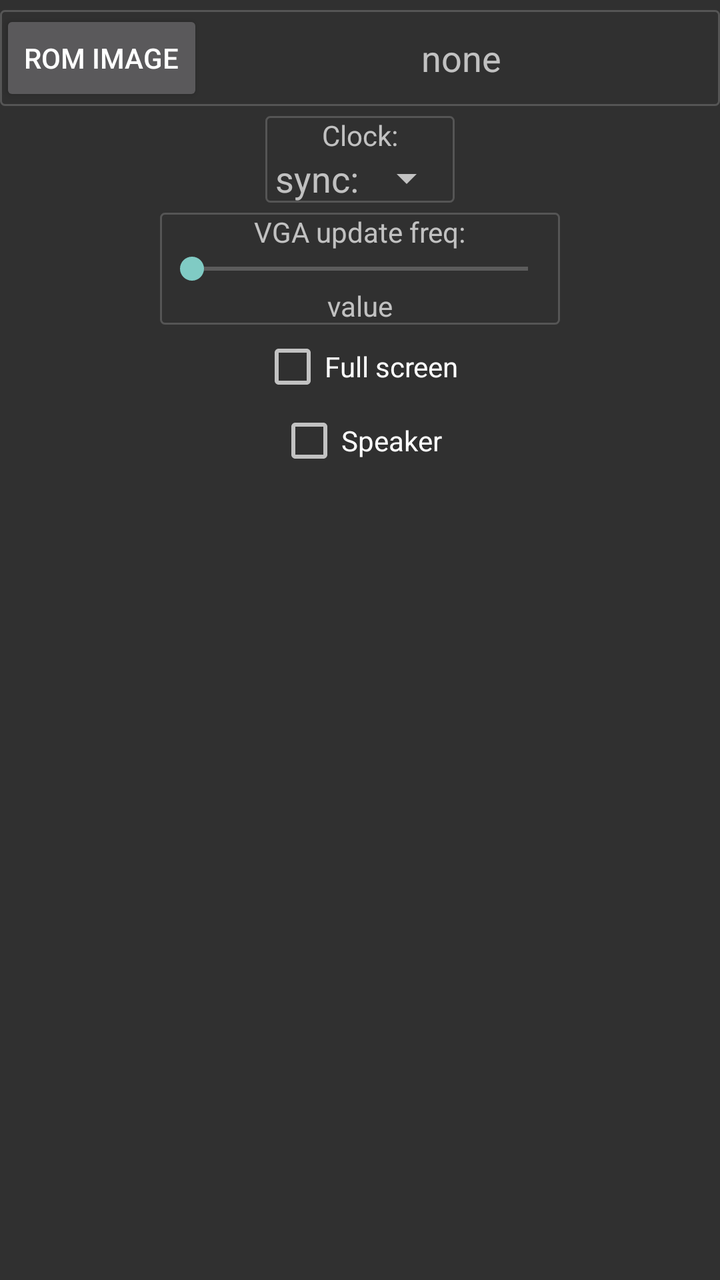
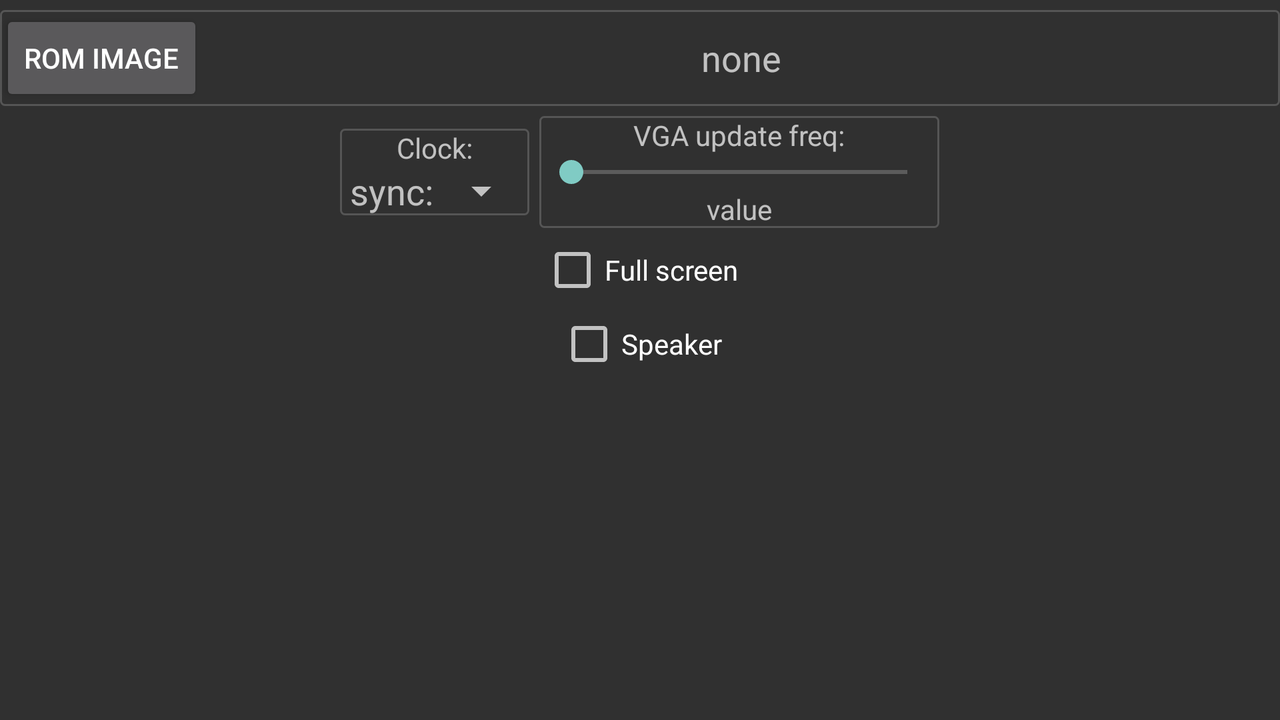

First picture: res/layout/ on a phone held upright. Second picture: the repository's own variant of that layout, on a device whose configuration matches the variant's folder. Source for both follows.
<!-- AndroidManifest.xml: application theme AppTheme -->
<!-- res/layout/fragment_misc.xml -->
<?xml version="1.0" encoding="utf-8"?>
<ScrollView xmlns:android="http://schemas.android.com/apk/res/android"
    android:layout_width="fill_parent"
    android:layout_height="fill_parent"
    android:gravity="center_horizontal"
    android:orientation="vertical">

    <LinearLayout
        android:layout_width="match_parent"
        android:layout_height="match_parent"
        android:gravity="center"
        android:orientation="vertical">

        <LinearLayout
            android:id="@+id/romSelectionLayout"
            android:layout_width="match_parent"
            android:layout_height="wrap_content"
            android:layout_marginTop="5dp"
            android:background="@drawable/my_border"
            android:gravity="center_vertical|center_horizontal"
            android:orientation="horizontal">

            <Button
                android:id="@+id/miscButtonRomImage"
                style="?android:attr/buttonStyleSmall"
                android:layout_width="wrap_content"
                android:layout_height="wrap_content"
                android:text="@string/rom_image" />

            <TextView
                android:id="@+id/miscTextViewRomImage"
                android:layout_width="match_parent"
                android:layout_height="wrap_content"
                android:layout_marginLeft="10dp"
                android:layout_marginRight="10dp"
                android:gravity="center"
                android:text="@string/none"
                android:textAppearance="?android:attr/textAppearanceMedium" />

        </LinearLayout>

        <LinearLayout
            android:id="@+id/vgaRomSelectionLayout"
            android:layout_width="wrap_content"
            android:layout_height="0dp"
            android:gravity="center_vertical|center_horizontal"
            android:orientation="horizontal"
            android:visibility="invisible">

            <Button
                android:id="@+id/miscButtonVgaRomImage"
                style="?android:attr/buttonStyleSmall"
                android:layout_width="wrap_content"
                android:layout_height="wrap_content"
                android:text="@string/vga_rom_image" />

            <TextView
                android:id="@+id/miscTextViewVgaRomImage"
                android:layout_width="wrap_content"
                android:layout_height="wrap_content"
                android:layout_marginLeft="10dp"
                android:text="@string/none"
                android:textAppearance="?android:attr/textAppearanceMedium" />

        </LinearLayout>

        <LinearLayout
            android:layout_width="wrap_content"
            android:layout_height="wrap_content"
            android:layout_marginTop="5dp"
            android:background="@drawable/my_border"
            android:gravity="center_vertical|center_horizontal"
            android:orientation="vertical">

            <TextView
                android:layout_width="wrap_content"
                android:layout_height="wrap_content"
                android:text="@string/clock" />

            <LinearLayout
                android:layout_width="wrap_content"
                android:layout_height="wrap_content"
                android:gravity="center_vertical|center_horizontal"
                android:orientation="horizontal">

                <TextView
                    android:layout_width="wrap_content"
                    android:layout_height="wrap_content"
                    android:layout_marginLeft="5dp"
                    android:text="@string/sync"
                    android:textAppearance="?android:attr/textAppearanceMedium" />

                <Spinner
                    android:id="@+id/miscSpinnerClockSync"
                    android:layout_width="wrap_content"
                    android:layout_height="wrap_content"
                    android:padding="0dp" />

            </LinearLayout>

        </LinearLayout>

        <LinearLayout
            android:id="@+id/vgaUpdateFreqLayout"
            android:layout_width="200dp"
            android:layout_height="wrap_content"
            android:layout_marginTop="5dp"
            android:background="@drawable/my_border"
            android:gravity="center_horizontal"
            android:orientation="vertical">

            <TextView
                android:layout_width="wrap_content"
                android:layout_height="wrap_content"
                android:text="@string/vga_update_freq" />

            <SeekBar
                android:id="@+id/miscSeekBarVgaUpdateFreq"
                android:layout_width="match_parent"
                android:layout_height="wrap_content"
                android:max="15" />

            <TextView
                android:id="@+id/miscTextViewVgaUpdateFreq"
                android:layout_width="wrap_content"
                android:layout_height="wrap_content"
                android:text="@string/value" />

        </LinearLayout>

        <CheckBox
            android:id="@+id/miscCheckBoxFullscreen"
            android:layout_width="wrap_content"
            android:layout_height="wrap_content"
            android:layout_marginTop="5dp"
            android:text="@string/full_screen" />

        <CheckBox
            android:id="@+id/miscCheckBoxSpeaker"
            android:layout_width="wrap_content"
            android:layout_height="wrap_content"
            android:layout_marginTop="5dp"
            android:text="@string/speaker" />

    </LinearLayout>

</ScrollView>
<!-- resources referenced by this layout -->
<resources>
  <!-- drawable my_border (drawable-xxhdpi) -->
  <?xml version="1.0" encoding="utf-8"?>
  <shape xmlns:android="http://schemas.android.com/apk/res/android"
      android:shape="rectangle" >
  
      
      <stroke
          android:width="1dp"
          android:color="#555555" >
      </stroke>
  
      
      <corners
          android:radius="2dp"   >
      </corners>
  
  </shape>
  <string name="clock">Clock:</string>
  <string name="full_screen">Full screen</string>
  <string name="none">none</string>
  <string name="rom_image">rom image</string>
  <string name="speaker">Speaker</string>
  <string name="sync">sync:</string>
  <string name="value">value</string>
  <string name="vga_rom_image">vga rom image</string>
  <string name="vga_update_freq">VGA update freq:</string>
  <style name="AppTheme" parent="@style/Theme.AppCompat.NoActionBar">
  	</style>
</resources>
<!-- res/layout-land/fragment_misc.xml (the repository's variant of the layout above) -->
<!-- drawn on the phone turned sideways -->
<?xml version="1.0" encoding="utf-8"?>
<ScrollView xmlns:android="http://schemas.android.com/apk/res/android"
    android:layout_width="fill_parent"
    android:layout_height="fill_parent"
    android:gravity="center_horizontal"
    android:orientation="vertical">

    <LinearLayout
        android:layout_width="match_parent"
        android:layout_height="match_parent"
        android:gravity="center"
        android:orientation="vertical">

        <LinearLayout
            android:id="@+id/romSelectionLayout"
            android:layout_width="match_parent"
            android:layout_height="wrap_content"
            android:layout_marginTop="5dp"
            android:background="@drawable/my_border"
            android:gravity="center_vertical|center_horizontal"
            android:orientation="horizontal">

            <Button
                android:id="@+id/miscButtonRomImage"
                style="?android:attr/buttonStyleSmall"
                android:layout_width="wrap_content"
                android:layout_height="wrap_content"
                android:text="@string/rom_image" />

            <TextView
                android:id="@+id/miscTextViewRomImage"
                android:layout_width="match_parent"
                android:layout_height="wrap_content"
                android:layout_marginLeft="10dp"
                android:layout_marginRight="10dp"
                android:gravity="center"
                android:text="@string/none"
                android:textAppearance="?android:attr/textAppearanceMedium" />

        </LinearLayout>

        <LinearLayout
            android:id="@+id/vgaRomSelectionLayout"
            android:layout_width="wrap_content"
            android:layout_height="0dp"
            android:gravity="center_vertical|center_horizontal"
            android:orientation="horizontal"
            android:visibility="invisible">

            <Button
                android:id="@+id/miscButtonVgaRomImage"
                style="?android:attr/buttonStyleSmall"
                android:layout_width="wrap_content"
                android:layout_height="wrap_content"
                android:text="@string/vga_rom_image" />

            <TextView
                android:id="@+id/miscTextViewVgaRomImage"
                android:layout_width="wrap_content"
                android:layout_height="wrap_content"
                android:layout_marginLeft="10dp"
                android:text="@string/none"
                android:textAppearance="?android:attr/textAppearanceMedium" />

        </LinearLayout>

        <LinearLayout
            android:layout_width="match_parent"
            android:layout_height="wrap_content"
            android:layout_marginTop="5dp"
            android:gravity="center"
            android:orientation="horizontal">

            <LinearLayout
                android:layout_width="wrap_content"
                android:layout_height="wrap_content"
                android:background="@drawable/my_border"
                android:gravity="center_vertical|center_horizontal"
                android:orientation="vertical">

                <TextView
                    android:layout_width="wrap_content"
                    android:layout_height="wrap_content"
                    android:text="@string/clock" />

                <LinearLayout
                    android:layout_width="wrap_content"
                    android:layout_height="wrap_content"
                    android:gravity="center_vertical|center_horizontal"
                    android:orientation="horizontal">

                    <TextView
                        android:layout_width="wrap_content"
                        android:layout_height="wrap_content"
                        android:layout_marginLeft="5dp"
                        android:text="@string/sync"
                        android:textAppearance="?android:attr/textAppearanceMedium" />

                    <Spinner
                        android:id="@+id/miscSpinnerClockSync"
                        android:layout_width="wrap_content"
                        android:layout_height="wrap_content"
                        android:padding="0dp" />

                </LinearLayout>

            </LinearLayout>

            <LinearLayout
                android:id="@+id/vgaUpdateFreqLayout"
                android:layout_width="200dp"
                android:layout_height="wrap_content"
                android:layout_marginLeft="5dp"
                android:background="@drawable/my_border"
                android:gravity="center_horizontal"
                android:orientation="vertical">

                <TextView
                    android:layout_width="wrap_content"
                    android:layout_height="wrap_content"
                    android:text="@string/vga_update_freq" />

                <SeekBar
                    android:id="@+id/miscSeekBarVgaUpdateFreq"
                    android:layout_width="match_parent"
                    android:layout_height="wrap_content"
                    android:max="15" />

                <TextView
                    android:id="@+id/miscTextViewVgaUpdateFreq"
                    android:layout_width="wrap_content"
                    android:layout_height="wrap_content"
                    android:text="@string/value" />

            </LinearLayout>

        </LinearLayout>

        <CheckBox
            android:id="@+id/miscCheckBoxFullscreen"
            android:layout_width="wrap_content"
            android:layout_height="wrap_content"
            android:layout_marginTop="5dp"
            android:text="@string/full_screen" />

        <CheckBox
            android:id="@+id/miscCheckBoxSpeaker"
            android:layout_width="wrap_content"
            android:layout_height="wrap_content"
            android:layout_marginTop="5dp"
            android:text="@string/speaker" />

    </LinearLayout>

</ScrollView>
